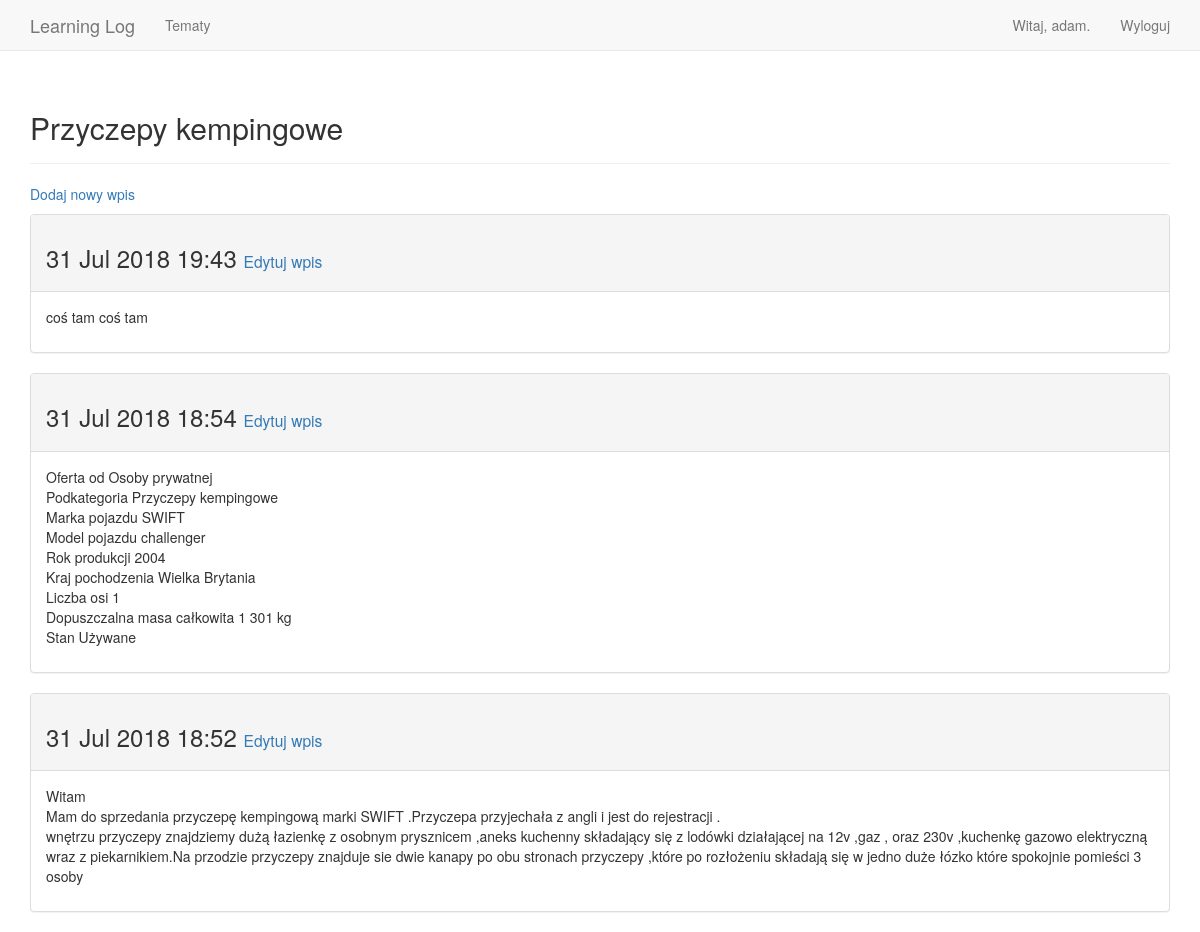
/topics/2/ (signed in), run on the app's committed database.
### learning_logs/models.py (models this page shows, shortened)
class Topic(models.Model):
    text = models.CharField(max_length=200)
    date_added = models.DateTimeField(auto_now_add=True)
    owner = models.ForeignKey(User,
        on_delete=models.CASCADE)
    def __str__(self):
        return self.text

class Entry(models.Model):
    topic = models.ForeignKey(Topic,
        on_delete=models.CASCADE)
    text = models.TextField()
    date_added = models.DateTimeField(auto_now_add=True)
    class Meta:
        verbose_name_plural = 'entries'

### learning_logs/views.py (the view)
# urls.py: url(r'^topics/(?P<topic_id>\d+)/$', views.topic, name='topic'),
@login_required
def topic(request, topic_id):
    topic = Topic.objects.get(id=topic_id)
    if topic.owner != request.user:
        raise Http404
    entries = topic.entry_set.order_by('-date_added')
    context = {'topic': topic, 'entries': entries}
    return render(request, 'learning_logs/topic.html', context)

### learning_logs/templates/learning_logs/topic.html
{% extends 'learning_logs/base.html' %}
{% block header %}
	<h2>{{ topic }}</h2>
{% endblock header %}
{% block content %}
	<p>
		<a href="{% url 'learning_logs:new_entry' topic.id %}">Dodaj nowy wpis</a>
	</p>
	{% for entry in entries %}
		<div class="panel panel-default">
			<div class="panel-heading">
				<h3>
					{{ entry.date_added|date:'d M Y H:i' }}
						<small>
							<a href="{% url 'learning_logs:edit_entry' entry.id %}">
								Edytuj wpis</a>
						</small>
				</h3>
			</div>
				<div class="panel-body">
					{{ entry.text|linebreaks }}
				</div>
			</div>
	{% empty %}
		Nie ma jeszcze żadnego wpisu dla tego tematu.
	{% endfor %}
{% endblock content %}

### learning_logs/templates/learning_logs/base.html (shortened to what this page needs)
{% load bootstrap3 %}
<!DOCTYPE html>
    <html lang="pl">
    <head>
        {% bootstrap_css %}
    </head>
    <body>
        <nav class="navbar navbar-default navbar-static-top">
            <div class="container">
                <div class="navbar-header">
                    <a class="navbar-brand" href="{% url 'learning_logs:index' %}">Learning Log</a>
                </div>
                <div id="navbar" class="navbar-collapse collapse">
                    <ul class="nav navbar-nav">
                    <li><a href="{% url 'learning_logs:topics' %}">Tematy</a></li>
                    </ul>
                    <ul class="nav navbar-nav navbar-right">
                        {% if user.is_authenticated %}
                            <li><a>Witaj, {{ user.username }}.</a></li>
                            <li><a href="{% url 'users:logout' %}">Wyloguj</a></li>
                        {% else %}
                            <li><a href="{% url 'users:register' %}">Rejestruj</a></li>
                            <li><a href="{% url 'users:login' %}">Zaloguj</a></li>
                        {% endif %}
                    </ul>
                </div>
            </div>
        </nav>
        <div class="container">
            <div class="page-header">
                {% block header %}{% endblock header %}
            </div>
            <div>
                {% block content %}{% endblock content %}
            </div>
        </div>
    </body>
</html>

### data on the page
Topic: text "Przyczepy kempingowe"
Entry: date_added "31 Jul 2018 19:43", text "coś tam coś tam"
Entry: date_added "31 Jul 2018 18:54", text "Oferta od Osoby prywatnej Podkategoria Przyczepy kempingowe Marka pojazdu SWIFT Model pojazdu challenger Rok produkcji 2004 Kraj pochodzenia Wielka Brytania Liczba osi 1 Dopuszczalna masa całkowita 1 301 kg Stan Używane"
Entry: date_added "31 Jul 2018 18:52", text "Witam Mam do sprzedania przyczepę kempingową marki SWIFT .Przyczepa przyjechała z angli i jest do rejestracji . wnętrzu przyczepy znajdziemy dużą łazienkę z osobnym prysznicem ,aneks kuchenny składający się z lodówki działającej na 12v ,gaz , oraz 230v ,kuchenkę gazowo elektryczną wraz z piekarnikiem.Na przodzie przyczepy znajduje sie dwie kanapy po obu stronach przyczepy ,które po rozłożeniu składają się w jedno duże łózko które spokojnie pomieści 3 osoby"

### other printed values
{{ user.username }} "adam"
